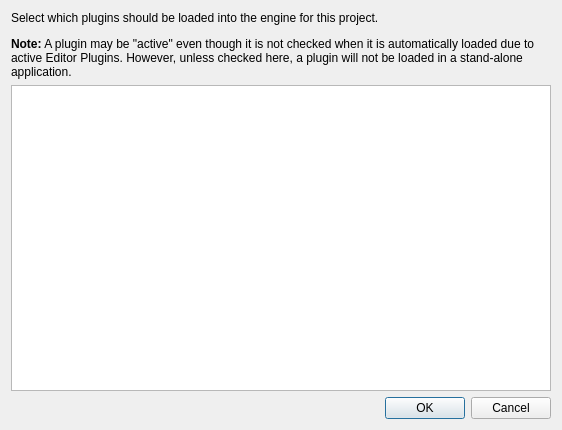
<?xml version="1.0" encoding="UTF-8"?>
<ui version="4.0">
 <class>ezQtEnginePluginConfigDlg</class>
 <widget class="QDialog" name="ezQtEnginePluginConfigDlg">
  <property name="geometry">
   <rect>
    <x>0</x>
    <y>0</y>
    <width>562</width>
    <height>430</height>
   </rect>
  </property>
  <property name="windowTitle">
   <string>Plugin Configuration</string>
  </property>
  <property name="windowIcon">
   <iconset resource="../QtResources/resources.qrc">
    <normaloff>:/EditorFramework/Icons/Plugins16.png</normaloff>:/EditorFramework/Icons/Plugins16.png</iconset>
  </property>
  <layout class="QVBoxLayout" name="verticalLayout">
   <item>
    <widget class="QLabel" name="label">
     <property name="sizePolicy">
      <sizepolicy hsizetype="Preferred" vsizetype="Preferred">
       <horstretch>0</horstretch>
       <verstretch>0</verstretch>
      </sizepolicy>
     </property>
     <property name="text">
      <string>&lt;html&gt;&lt;head/&gt;&lt;body&gt;&lt;p&gt;Select which plugins should be loaded into the engine for this project.&lt;/p&gt;&lt;p&gt;&lt;span style=&quot; font-weight:600;&quot;&gt;Note:&lt;/span&gt; A plugin may be &amp;quot;active&amp;quot; even though it is not checked when it is automatically loaded due to active Editor Plugins. However, unless checked here, a plugin will not be loaded in a stand-alone application.&lt;/p&gt;&lt;/body&gt;&lt;/html&gt;</string>
     </property>
     <property name="textFormat">
      <enum>Qt::RichText</enum>
     </property>
     <property name="wordWrap">
      <bool>true</bool>
     </property>
    </widget>
   </item>
   <item>
    <widget class="QListWidget" name="ListPlugins">
     <property name="sortingEnabled">
      <bool>true</bool>
     </property>
    </widget>
   </item>
   <item>
    <layout class="QHBoxLayout" name="horizontalLayout">
     <item>
      <spacer name="horizontalSpacer">
       <property name="orientation">
        <enum>Qt::Horizontal</enum>
       </property>
       <property name="sizeHint" stdset="0">
        <size>
         <width>40</width>
         <height>20</height>
        </size>
       </property>
      </spacer>
     </item>
     <item>
      <widget class="QPushButton" name="ButtonOK">
       <property name="text">
        <string>OK</string>
       </property>
      </widget>
     </item>
     <item>
      <widget class="QPushButton" name="ButtonCancel">
       <property name="text">
        <string>Cancel</string>
       </property>
      </widget>
     </item>
    </layout>
   </item>
  </layout>
 </widget>
 <resources>
  <include location="../../../Tools/Libs/GuiFoundation/QtResources/resources.qrc"/>
  <include location="../QtResources/resources.qrc"/>
 </resources>
 <connections/>
</ui>
